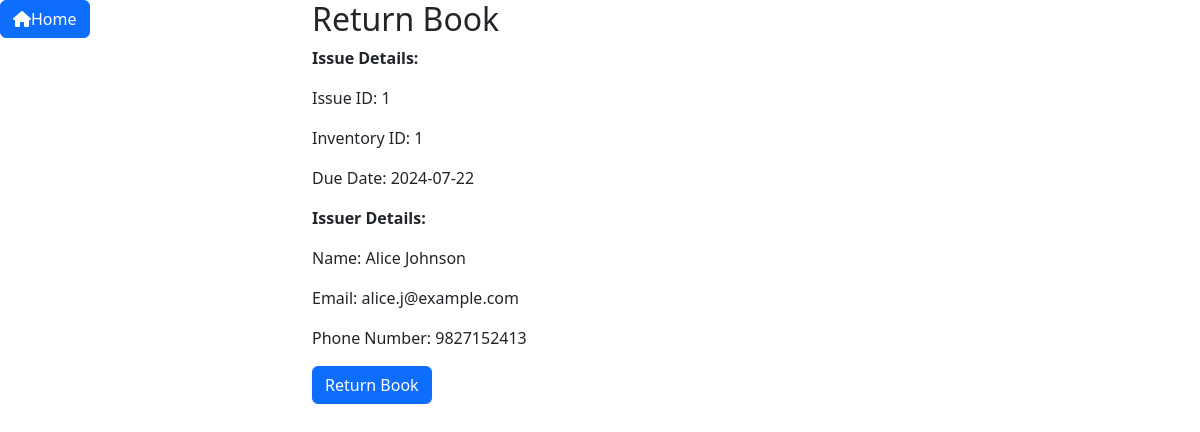
The app's page /return/1 with its own data.
### model.py (models this page shows, shortened)
class Issue(db.Model) :
    __tablename__ ='issue'
    issue_id=db.Column(db.Integer, nullable=False, primary_key=True, autoincrement=True)
    inventory_id = db.Column(db.Integer, db.ForeignKey('inventory.inventory_id'))
    inventory = relationship('Inventory', backref=backref('issues', uselist=True))
    issuer_id = db.Column(db.Integer, db.ForeignKey('issuer.issuer_id'))
    issuer = relationship('Issuer', backref=backref('issues', uselist=True))
    issue_date = db.Column(db.Date, default = datetime.now(), nullable = False)
    due_date=db.Column(db.Date, default=lambda: datetime.now() + timedelta(days=14), nullable=False)
    return_date=db.Column(db.Date)
    is_returned=db.Column(db.Boolean,nullable=False,default=False)

class Issuer(db.Model):
    __tablename__ = 'issuer'
    issuer_id=db.Column(db.Integer, nullable=False, primary_key=True, autoincrement=True)
    name=db.Column(db.Integer, nullable=False)
    email=db.Column(db.String(50), nullable=False)
    phone_number = db.Column(db.String(10), nullable=False)

### app.py (the view, shortened to what this page needs)
@app.route("/return/<int:issue_id>", methods=['GET', 'POST'])
def return_book_form(issue_id):
    issue = Issue.query.get_or_404(issue_id)
    inventory_item = Inventory.query.get_or_404(issue.inventory_id)
    diff = (datetime.now().date() - issue.due_date).days
    fine_amount = max(diff, 0) * 10  # Calculate fine amount
    if not inventory_item.is_available:
        issuer = Issuer.query.get_or_404(issue.issuer_id)
        return render_template("return_form.html", issue=issue, fine_amount=fine_amount, issuer=issuer)
    else:
        flash('Book is already available.', 'danger')
        return redirect(url_for('home'))

### templates/return_form.html (shortened to what this page needs)
{% extends "base.html" %} {% block body %}
<div class="container">
  <h2>Return Book</h2>
  <p><strong>Issue Details:</strong></p>
  <p>Issue ID: {{ issue.issue_id }}</p>
  <p>Inventory ID: {{ issue.inventory_id }}</p>
  <p>Due Date: {{ issue.due_date }}</p>
  <p><strong>Issuer Details:</strong></p>
  <p>Name: {{ issuer.name }}</p>
  <p>Email: {{ issuer.email }}</p>
  <p>Phone Number: {{ issuer.phone_number }}</p>
  <form method="post">
    <button type="submit" class="btn btn-primary">Return Book</button>
  </form>
</div>
{% endblock %}

### records on screen
Issue: issue_id "1", inventory_id "1", due_date "2024-07-22"
Issuer: name "Alice Johnson", email "alice.j@example.com", phone_number "9827152413"
